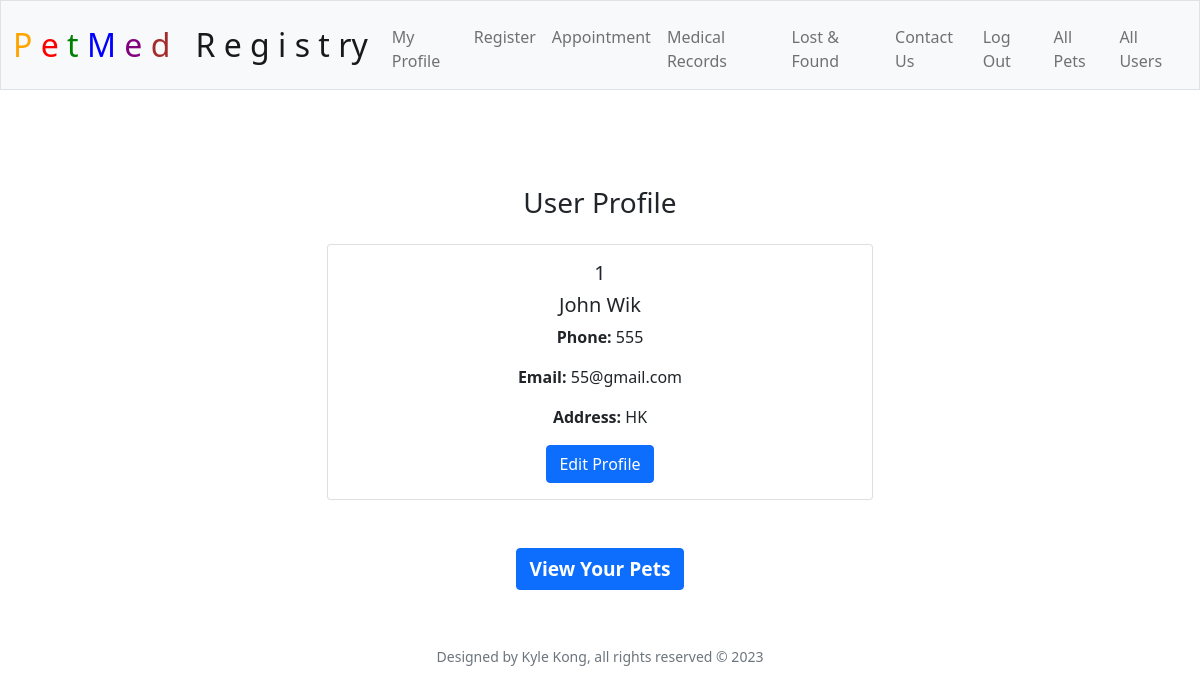
The page /userprofile/1 (signed in) on the database its author committed.
### tables this page shows
CREATE TABLE userprofile (
id INTEGER PRIMARY KEY AUTOINCREMENT,
user_id INTEGER NOT NULL,
name TEXT DEFAULT '',
phone TEXT DEFAULT '',
email TEXT DEFAULT '',
address TEXT DEFAULT '',
FOREIGN KEY(user_id) REFERENCES users(id)
);

### app.py (the view)
@app.route("/userprofile/<int:id>")
@login_required
def userprofile(id):
    print(f"ID: {id}")
    user_id = int(session["user_id"])
    result = db.execute("SELECT name, phone, email, address, user_id FROM userprofile WHERE user_id = :user_id",
                        user_id=id)
    user_profile = [dict(row) for row in result]
    if len(user_profile) == 0:
        db.execute("INSERT INTO userprofile (user_id) VALUES (:user_id)", user_id=id)
        user_profile = [{'user_id': id}] # Add user_id to user_profile list if it was just inserted
    user = user_profile[0]
    user['user_id']= id
    return render_template("userprofile.html", user=user, user_id=user_id)

### app.py (called while the page is built)
@app.after_request
def after_request(response):
    response.headers["Cache-Control"] = "no-cache, no-store, must-revalidate"
    response.headers["Expires"] = 0
    response.headers["Pragma"] = "no-cache"
    return response

### helpers.py (called while the page is built)
def login_required(f):
    @wraps(f)
    def decorated_function(*args, **kwargs):
        if session.get("user_id") is None:
            return redirect("/login")
        return f(*args, **kwargs)
    return decorated_function

### templates/userprofile.html (shortened to what this page needs)
{% extends "layout.html" %}
{% block main %}
<div class="container">
    <div class="row justify-content-center my-5">
      <div class="col-md-8 col-lg-6">
        <h3 class="text-center mb-4">User Profile</h3>
        <div class="card">
          <div class="card-body">
            <h5 class="card-title">{{ user['user_id'] }}</h5>
<h5 class="card-title">{{ user["name"] }}</h5>
{% if user["phone"] %}
  <p class="card-text"><strong>Phone:</strong> {{ user["phone"] }}</p>
{% endif %}
{% if user["email"] %}
  <p class="card-text"><strong>Email:</strong> {{ user["email"] }}</p>
{% endif %}
{% if user["address"] %}
  <p class="card-text"><strong>Address:</strong> {{ user["address"] }}</p>
{% endif %}
<a href="{{ url_for('editprofile', user_id=user['user_id']) }}" class="btn btn-primary">Edit Profile</a>
          </div>
        </div>
      </div>
    </div>
  </div>
    <h3><a href="/med_records" class="btn btn-primary cta">View Your Pets</a></h3>
{% endblock %}

### static/styles.css (style rules this page uses)
.cta { font-size: 1.2rem; font-weight: bold; }

### rows shown on the page
userprofile: user_id "1", name "John Wik", phone "555", email "55@gmail.com", address "HK"
